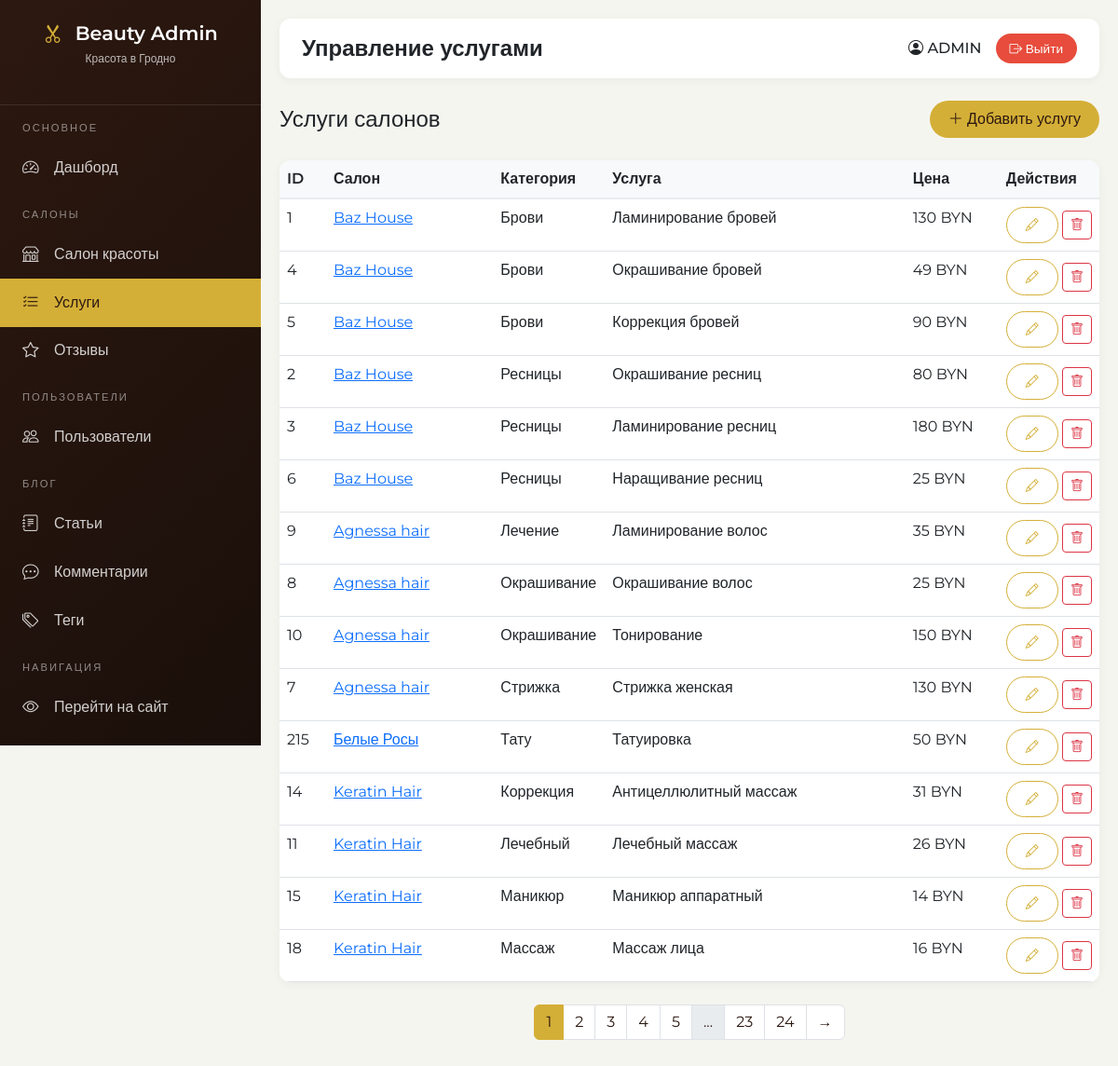
The app's page /admin/services (signed in), older data.
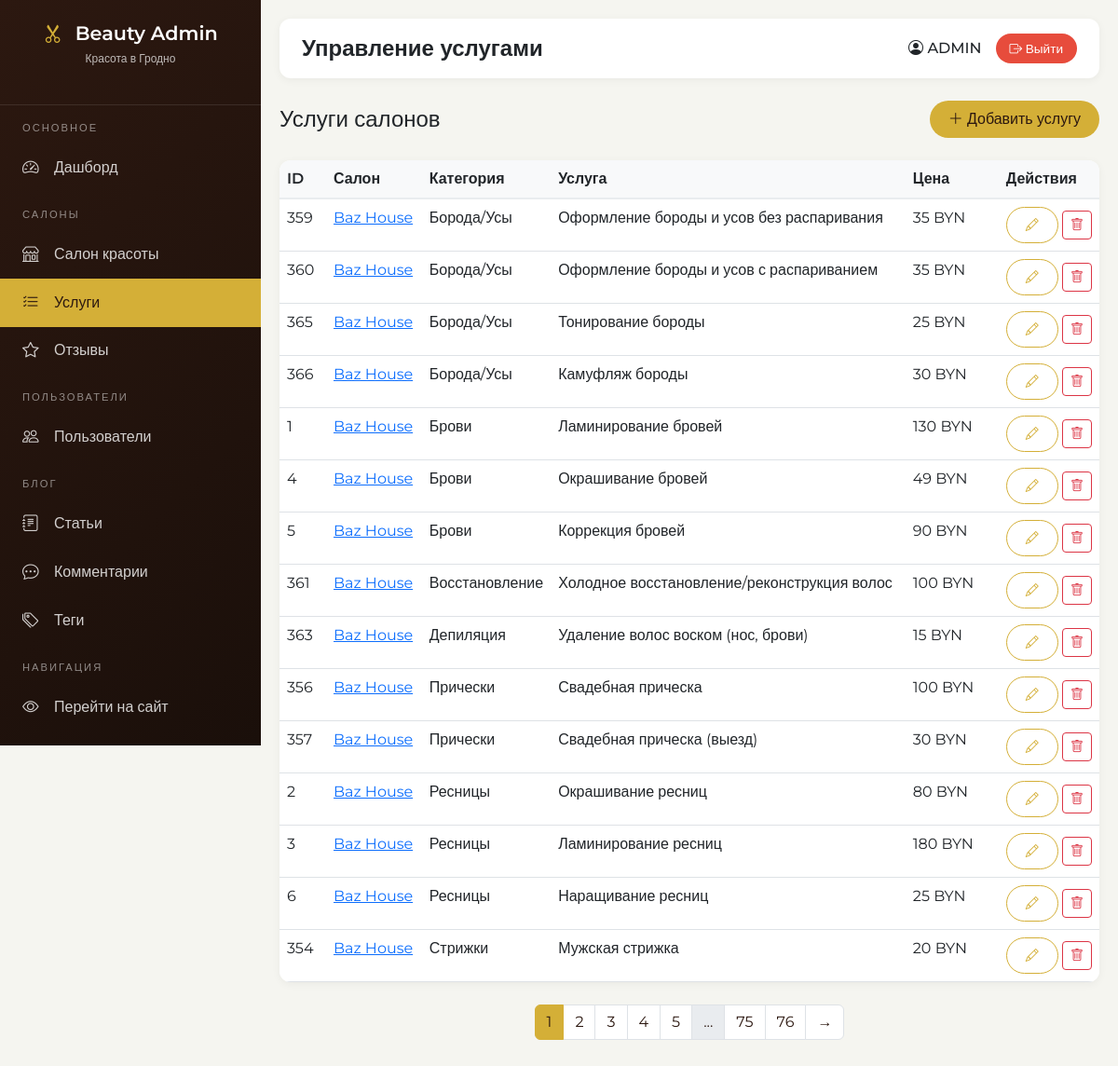
The same page, newer data.
### models.py (models this page shows)
class Service(db.Model):
    __tablename__ = 'services'
    id = db.Column(db.Integer, primary_key=True)
    salon_id = db.Column(db.Integer, db.ForeignKey('salons.id'))
    category = db.Column(db.String(100))
    name = db.Column(db.String(200))
    description = db.Column(db.Text)
    price = db.Column(db.Integer)

class Salon(db.Model):
    __tablename__ = 'salons'
    id = db.Column(db.Integer, primary_key=True)
    name = db.Column(db.String(200))
    category = db.Column(db.String(100))
    description = db.Column(db.Text)
    address = db.Column(db.String(300))
    district = db.Column(db.String(100))
    phone = db.Column(db.String(20))
    working_hours = db.Column(db.String(200))
    rating = db.Column(db.Float, default=0.0)
    reviews_count = db.Column(db.Integer, default=0)
    is_verified = db.Column(db.Boolean, default=False)
    image_url = db.Column(db.String(300), default='/static/img/default.png')
    created_at = db.Column(db.DateTime, server_default=db.func.now())
    social_instagram = db.Column(db.String(300))
    social_vk = db.Column(db.String(300))
    social_facebook = db.Column(db.String(300))
    social_telegram = db.Column(db.String(300))
    services = db.relationship('Service', backref='salon', lazy=True, cascade='all, delete-orphan')
    reviews = db.relationship('Review', backref='salon', lazy=True, cascade='all, delete-orphan')

### admin.py (the view)
@admin_bp.route('/services')
@login_required
@admin_required
def services():
    page = request.args.get('page', 1, type=int)
    salon_id = request.args.get('salon_id', type=int)
    per_page = 15
    query = Service.query
    if salon_id:
        query = query.filter(Service.salon_id == salon_id)
    pagination = query.order_by(Service.salon_id, Service.category).paginate(page=page, per_page=per_page, error_out=False)
    return render_template('admin/services.html',
        title='Управление услугами',
        services=pagination.items,
        pagination=pagination,
        salon_id=salon_id
    )

### admin.py (called while the page is built)
def admin_required(f):
    @wraps(f)
    def decorated_function(*args, **kwargs):
        if not current_user.is_authenticated or not current_user.is_admin:
            abort(403)
        return f(*args, **kwargs)
    return decorated_function

### app.py (called while the page is built)
@login_manager.user_loader
def load_user(user_id):
    return User.query.get(int(user_id))

@app.context_processor
def inject_now():
    return {'now': datetime.now()}

@app.context_processor
def inject_user():
    user_favorites = []
    if current_user.is_authenticated:
        user_favorites = [s.id for s in current_user.favorite_salons.all()]
    return {
        'current_user': current_user,
        'user_favorites': user_favorites
    }

### templates/admin/services.html (shortened to what this page needs)
{% extends "admin/base.html" %}
{% block content %}
<div class="d-flex justify-content-between align-items-center mb-4">
    <h4 class="mb-0">Услуги салонов</h4>
    <a href="{{ url_for('admin.add_service') }}" class="btn btn-beauty">
        <i class="bi bi-plus-lg"></i> Добавить услугу
    </a>
</div>
<div class="admin-table">
    <div class="table-responsive">
        <table class="table table-hover">
            <thead>
                <tr>
                    <th style="width: 50px;">ID</th>
                    <th>Салон</th>
                    <th style="width: 120px;">Категория</th>
                    <th>Услуга</th>
                    <th style="width: 100px;">Цена</th>
                    <th style="width: 100px;">Действия</th>
                </tr>
            </thead>
            <tbody>
                {% for service in services %}
                <tr>
                    <td>{{ service.id }}</td>
                    <td><a href="/catalog/{{ service.salon_id }}" target="_blank">{{ service.salon.name[:30] }}</a></td>
                    <td>{{ service.category or '-' }}</td>
                    <td>{{ service.name }}</td>
                    <td>{% if service.price %}{{ service.price }} BYN{% else %}—{% endif %}</td>
                    <td class="text-nowrap">
                        <a href="{{ url_for('admin.edit_service', id=service.id) }}" class="btn btn-sm btn-outline-beauty">
                            <i class="bi bi-pencil"></i>
                        </a>
                        <form method="post" action="{{ url_for('admin.delete_service', id=service.id) }}" class="d-inline delete-confirm">
                            <button type="submit" class="btn btn-sm btn-outline-danger">
                                <i class="bi bi-trash"></i>
                            </button>
                        </form>
                    </td>
                </tr>
                {% endfor %}
            </tbody>
        </table>
    </div>
</div>
{% if pagination.pages > 1 %}
<nav>
    <ul class="pagination justify-content-center">
        {% for page_num in pagination.iter_pages() %}
            {% if page_num %}
                <li class="page-item {% if page_num == pagination.page %}active{% endif %}">
                    <a class="page-link" href="?page={{ page_num }}{% if salon_id %}&salon_id={{ salon_id }}{% endif %}">{{ page_num }}</a>
                </li>
            {% else %}
                <li class="page-item disabled"><span class="page-link">...</span></li>
            {% endif %}
        {% endfor %}
        {% if pagination.has_next %}
        <li class="page-item"><a class="page-link" href="?page={{ pagination.next_num }}{% if salon_id %}&salon_id={{ salon_id }}{% endif %}">→</a></li>
        {% endif %}
    </ul>
</nav>
{% endif %}
{% endblock %}

Row changes from the older to the newer data that the page shows:
no longer on this page (row unchanged): Service: id "9", salon "Agnessa hair", category "Лечение", name "Ламинирование волос", price "35"
no longer on this page (row unchanged): Service: id "8", salon "Agnessa hair", category "Окрашивание", name "Окрашивание волос", price "25"
no longer on this page (row unchanged): Service: id "10", salon "Agnessa hair", category "Окрашивание", name "Тонирование", price "150"
no longer on this page (row unchanged): Service: id "7", salon "Agnessa hair", category "Стрижка", name "Стрижка женская", price "130"
no longer on this page (row unchanged): Service: id "215", salon "Белые Росы", category "Тату", name "Татуировка", price "50"
no longer on this page (row unchanged): Service: id "14", salon "Keratin Hair", category "Коррекция", name "Антицеллюлитный массаж", price "31"
no longer on this page (row unchanged): Service: id "11", salon "Keratin Hair", category "Лечебный", name "Лечебный массаж", price "26"
no longer on this page (row unchanged): Service: id "15", salon "Keratin Hair", category "Маникюр", name "Маникюр аппаратный", price "14"
no longer on this page (row unchanged): Service: id "18", salon "Keratin Hair", category "Массаж", name "Массаж лица", price "16"
added Service: id "359", salon "Baz House", category "Борода/Усы", name "Оформление бороды и усов без распаривания", price "35"
added Service: id "360", salon "Baz House", category "Борода/Усы", name "Оформление бороды и усов с распариванием", price "35"
added Service: id "365", salon "Baz House", category "Борода/Усы", name "Тонирование бороды", price "25"
added Service: id "366", salon "Baz House", category "Борода/Усы", name "Камуфляж бороды", price "30"
added Service: id "361", salon "Baz House", category "Восстановление", name "Холодное восстановление/реконструкция волос", price "100"
added Service: id "363", salon "Baz House", category "Депиляция", name "Удаление волос воском (нос, брови)", price "15"
added Service: id "356", salon "Baz House", category "Прически", name "Свадебная прическа", price "100"
added Service: id "357", salon "Baz House", category "Прически", name "Свадебная прическа (выезд)", price "30"
added Service: id "354", salon "Baz House", category "Стрижки", name "Мужская стрижка", price "20"
Text that changed along with them:
new list line: "75"
new list line: "76"
list line gone: "23"
list line gone: "24"
